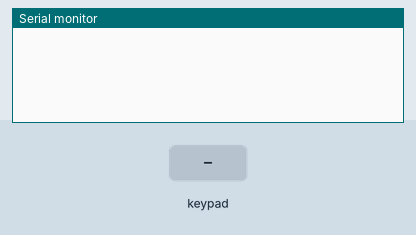
Recording of a sketch running on a simulated Arduino Mega 2560, built with avr-gcc and run on an emulated ATmega2560. On the bench: the last lines printed to the serial monitor. The test bench sets the inputs (shaded band).

Above: at 1.2 s.
1.3 s: key '1' pressed
At 2.5 s:
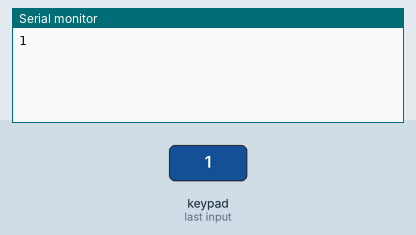
2.8 s: keypad keys 3 3 3 4 3 5 3 6 # pressed 0.4 s apart
At 7.5 s:
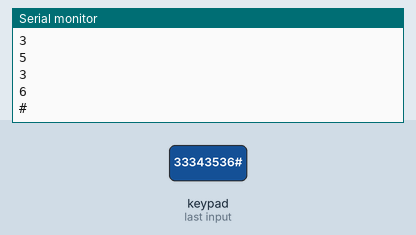
7.9 s: key '*' pressed
At 8.9 s:
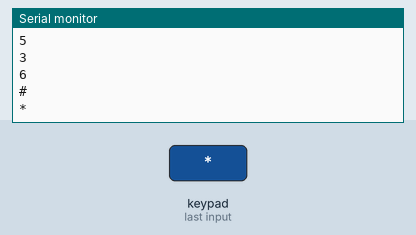
9.4 s: keypad keys 3 0 3 1 3 2 pressed 0.4 s apart
At 12.5 s:
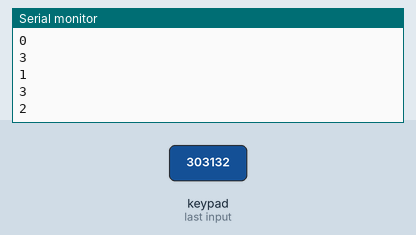
Timing chart, 0 to 14.0 s (numbered marks = the images above; inputs shaded):
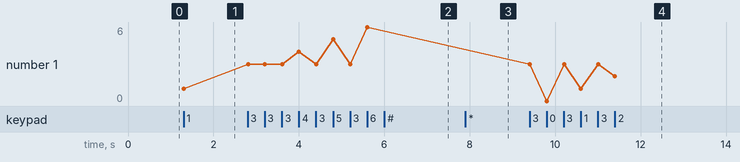

Measured:
- after the input at 1.3 s, the serial monitor: prints a new line at once (image 1)
- after the input at 2.8 s, the serial monitor: prints a new line at once (image 2)
- after the input at 7.9 s, the serial monitor: prints a new line at once (image 3)
- after the input at 9.4 s, the serial monitor: prints a new line at once (image 4)
- plotted number 1: 1 → 6 after the input at 2.8 s, 6 → 2 after the input at 9.4 s

The sketch:

keypad_test.ino
```cpp
#include <Keypad.h>
const byte ROWS = 4; // Four rows
const byte COLS = 3; // Three columns
// Define the Keymap
char keys[ROWS][COLS] = {
  {'1','2','3'},
  {'4','5','6'},
  {'7','8','9'},
  {'*','0','#'}
};
// Connect keypad ROW0, ROW1, ROW2 and ROW3 to these Arduino pins.
byte rowPins[ROWS] = { 33, 34, 35, 36 };
// Connect keypad COL0, COL1 and COL2 to these Arduino pins.
byte colPins[COLS] = { 30, 31, 32 };
// Create the Keypad
Keypad kpd = Keypad( makeKeymap(keys), rowPins, colPins, ROWS, COLS );

void setup() {
  Serial.begin(9600);

}

void loop() {

  char key = kpd.getKey();

  if(key=='1'){Serial.println("1");}
  if(key=='2'){Serial.println("2");}
  if(key=='3'){Serial.println("3");}
  if(key=='4'){Serial.println("4");}
  if(key=='5'){Serial.println("5");}
  if(key=='6'){Serial.println("6");}
  if(key=='7'){Serial.println("7");}
  if(key=='8'){Serial.println("8");}
  if(key=='9'){Serial.println("9");}
  if(key=='*'){Serial.println("*");}
  if(key=='0'){Serial.println("0");}
  if(key=='#'){Serial.println("#");}

}
```
